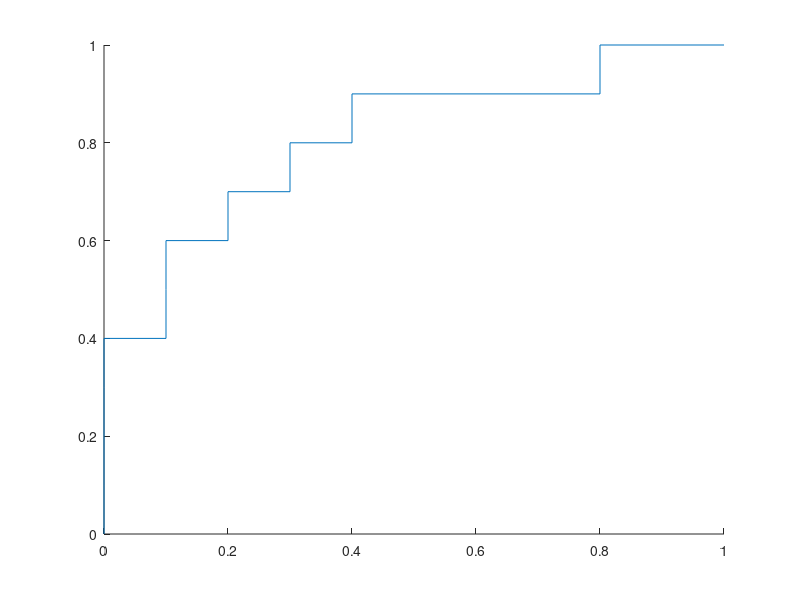

Reproduce this figure in MATLAB. (Note: this script raises an error after producing the figure.)
clear variables;

X = [0; 0; 0; 0; 0; 0.1; 0.1; 0.1; 0.2; 0.2; 0.3; 0.3; 0.4; 0.4; 0.5; 0.6; 0.7; 0.8; 0.8; 0.9; 1];
Y = [0; 0.1; 0.2; 0.3; 0.4; 0.4; 0.5; 0.6; 0.6; 0.7; 0.7; 0.8; 0.8; 0.9; 0.9; 0.9; 0.9;0.9; 1; 1; 1];

hold on;

ROC_curve = plot(X, Y);
ROC_curve.Color = '#0072BD';
ROC_curve.LineWidth = 2;
xlabel('False Positive Rate');
ylabel('True Positive Rate');
axis([-0.001 1.001 -0.001 1.001]);
ROC_curve.Marker = '.';
ROC_curve.MarkerSize = 20;

AUC = area(X, Y);
AUC.FaceAlpha = 0.2;
AUC.FaceColor = ROC_curve.Color;
AUC.FaceAlpha = 0.125;

AUC_value = trapz(X, Y);
AUC_value = num2str(AUC_value, '%.4f');
txt = strcat('AUC = ',AUC_value);
t = text(0.62, 0.14, txt);
t.FontSize = 15;
print('Q1_Figure', '-dpng', '-r800')

hold off;